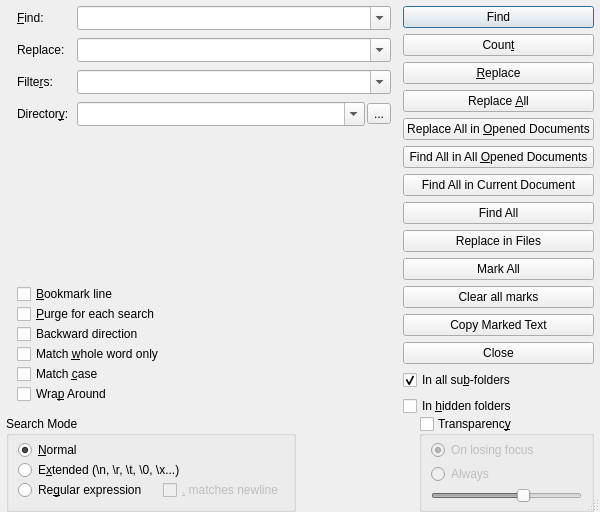
<?xml version="1.0" encoding="UTF-8"?>
<ui version="4.0">
 <class>FindReplaceDialog</class>
 <widget class="QDialog" name="FindReplaceDialog">
  <property name="geometry">
   <rect>
    <x>0</x>
    <y>0</y>
    <width>600</width>
    <height>325</height>
   </rect>
  </property>
  <property name="sizePolicy">
   <sizepolicy hsizetype="Preferred" vsizetype="Preferred">
    <horstretch>0</horstretch>
    <verstretch>0</verstretch>
   </sizepolicy>
  </property>
  <property name="windowTitle">
   <string>Find</string>
  </property>
  <property name="sizeGripEnabled">
   <bool>true</bool>
  </property>
  <layout class="QVBoxLayout" name="verticalLayout_3">
   <property name="spacing">
    <number>6</number>
   </property>
   <property name="leftMargin">
    <number>0</number>
   </property>
   <property name="topMargin">
    <number>0</number>
   </property>
   <property name="rightMargin">
    <number>0</number>
   </property>
   <property name="bottomMargin">
    <number>0</number>
   </property>
   <item>
    <layout class="QGridLayout" name="gridLayout_2">
     <property name="leftMargin">
      <number>6</number>
     </property>
     <property name="rightMargin">
      <number>6</number>
     </property>
     <property name="spacing">
      <number>0</number>
     </property>
     <item row="3" column="0">
      <layout class="QHBoxLayout" name="horizontalLayout_3">
       <item>
        <widget class="QGroupBox" name="searchMode">
         <property name="sizePolicy">
          <sizepolicy hsizetype="MinimumExpanding" vsizetype="Preferred">
           <horstretch>0</horstretch>
           <verstretch>0</verstretch>
          </sizepolicy>
         </property>
         <property name="minimumSize">
          <size>
           <width>0</width>
           <height>0</height>
          </size>
         </property>
         <property name="title">
          <string>Search Mode</string>
         </property>
         <layout class="QVBoxLayout" name="verticalLayout">
          <property name="spacing">
           <number>0</number>
          </property>
          <property name="topMargin">
           <number>4</number>
          </property>
          <item>
           <widget class="QRadioButton" name="radioNormalSearch">
            <property name="enabled">
             <bool>true</bool>
            </property>
            <property name="sizePolicy">
             <sizepolicy hsizetype="MinimumExpanding" vsizetype="Fixed">
              <horstretch>0</horstretch>
              <verstretch>0</verstretch>
             </sizepolicy>
            </property>
            <property name="text">
             <string>&amp;Normal</string>
            </property>
            <property name="checked">
             <bool>true</bool>
            </property>
           </widget>
          </item>
          <item>
           <widget class="QRadioButton" name="radioExtendedSearch">
            <property name="sizePolicy">
             <sizepolicy hsizetype="MinimumExpanding" vsizetype="Fixed">
              <horstretch>0</horstretch>
              <verstretch>0</verstretch>
             </sizepolicy>
            </property>
            <property name="text">
             <string>E&amp;xtended (\n, \r, \t, \0, \x...)</string>
            </property>
           </widget>
          </item>
          <item>
           <layout class="QHBoxLayout" name="horizontalLayout_4">
            <property name="spacing">
             <number>16</number>
            </property>
            <item>
             <widget class="QRadioButton" name="radioRegexSearch">
              <property name="sizePolicy">
               <sizepolicy hsizetype="Minimum" vsizetype="Fixed">
                <horstretch>0</horstretch>
                <verstretch>0</verstretch>
               </sizepolicy>
              </property>
              <property name="text">
               <string>Re&amp;gular expression</string>
              </property>
             </widget>
            </item>
            <item>
             <widget class="QCheckBox" name="checkBoxRegexMatchesNewline">
              <property name="enabled">
               <bool>false</bool>
              </property>
              <property name="sizePolicy">
               <sizepolicy hsizetype="MinimumExpanding" vsizetype="Fixed">
                <horstretch>0</horstretch>
                <verstretch>0</verstretch>
               </sizepolicy>
              </property>
              <property name="text">
               <string>&amp;. matches newline</string>
              </property>
             </widget>
            </item>
           </layout>
          </item>
         </layout>
        </widget>
       </item>
       <item>
        <spacer name="horizontalSpacer">
         <property name="orientation">
          <enum>Qt::Horizontal</enum>
         </property>
         <property name="sizeHint" stdset="0">
          <size>
           <width>40</width>
           <height>20</height>
          </size>
         </property>
        </spacer>
       </item>
      </layout>
     </item>
     <item row="3" column="1" alignment="Qt::AlignRight">
      <widget class="QGroupBox" name="transparency">
       <property name="sizePolicy">
        <sizepolicy hsizetype="Maximum" vsizetype="Preferred">
         <horstretch>0</horstretch>
         <verstretch>0</verstretch>
        </sizepolicy>
       </property>
       <property name="minimumSize">
        <size>
         <width>175</width>
         <height>0</height>
        </size>
       </property>
       <property name="title">
        <string>Transparenc&amp;y</string>
       </property>
       <property name="checkable">
        <bool>true</bool>
       </property>
       <property name="checked">
        <bool>false</bool>
       </property>
       <layout class="QVBoxLayout" name="verticalLayout_2">
        <property name="spacing">
         <number>4</number>
        </property>
        <property name="topMargin">
         <number>4</number>
        </property>
        <property name="bottomMargin">
         <number>4</number>
        </property>
        <item>
         <widget class="QRadioButton" name="radioOnLosingFocus">
          <property name="text">
           <string>On losing focus</string>
          </property>
          <property name="checked">
           <bool>true</bool>
          </property>
         </widget>
        </item>
        <item>
         <widget class="QRadioButton" name="radioAlways">
          <property name="text">
           <string>Always</string>
          </property>
         </widget>
        </item>
        <item>
         <widget class="QSlider" name="horizontalSlider">
          <property name="minimum">
           <number>20</number>
          </property>
          <property name="maximum">
           <number>100</number>
          </property>
          <property name="sliderPosition">
           <number>70</number>
          </property>
          <property name="orientation">
           <enum>Qt::Horizontal</enum>
          </property>
         </widget>
        </item>
       </layout>
      </widget>
     </item>
     <item row="2" column="1">
      <layout class="QVBoxLayout" name="verticalLayout_4">
       <property name="spacing">
        <number>6</number>
       </property>
       <property name="leftMargin">
        <number>12</number>
       </property>
       <property name="topMargin">
        <number>6</number>
       </property>
       <item>
        <widget class="QPushButton" name="buttonFind">
         <property name="text">
          <string>Find</string>
         </property>
         <property name="autoDefault">
          <bool>false</bool>
         </property>
         <property name="default">
          <bool>true</bool>
         </property>
        </widget>
       </item>
       <item>
        <widget class="QPushButton" name="buttonCount">
         <property name="text">
          <string>Coun&amp;t</string>
         </property>
         <property name="autoDefault">
          <bool>false</bool>
         </property>
        </widget>
       </item>
       <item>
        <widget class="QPushButton" name="buttonReplace">
         <property name="text">
          <string>&amp;Replace</string>
         </property>
        </widget>
       </item>
       <item>
        <widget class="QPushButton" name="buttonReplaceAll">
         <property name="text">
          <string>Replace &amp;All</string>
         </property>
        </widget>
       </item>
       <item>
        <widget class="QPushButton" name="buttonReplaceAllInDocuments">
         <property name="text">
          <string>Replace All in &amp;Opened Documents</string>
         </property>
        </widget>
       </item>
       <item>
        <widget class="QPushButton" name="buttonFindAllInDocuments">
         <property name="text">
          <string>Find All in All &amp;Opened Documents</string>
         </property>
         <property name="autoDefault">
          <bool>false</bool>
         </property>
        </widget>
       </item>
       <item>
        <widget class="QPushButton" name="buttonFindAllInCurrent">
         <property name="text">
          <string>Find All in Current Document</string>
         </property>
         <property name="autoDefault">
          <bool>false</bool>
         </property>
        </widget>
       </item>
       <item>
        <widget class="QPushButton" name="buttonFindAllInFiles">
         <property name="text">
          <string>Find All</string>
         </property>
         <property name="autoDefault">
          <bool>false</bool>
         </property>
        </widget>
       </item>
       <item>
        <widget class="QPushButton" name="buttonReplaceInFiles">
         <property name="text">
          <string>Replace in Files</string>
         </property>
         <property name="autoDefault">
          <bool>false</bool>
         </property>
        </widget>
       </item>
       <item>
        <widget class="QPushButton" name="buttonMarkAll">
         <property name="text">
          <string>Mark All</string>
         </property>
         <property name="autoDefault">
          <bool>false</bool>
         </property>
        </widget>
       </item>
       <item>
        <widget class="QPushButton" name="buttonClearAllMarks">
         <property name="text">
          <string>Clear all marks</string>
         </property>
         <property name="autoDefault">
          <bool>false</bool>
         </property>
        </widget>
       </item>
       <item>
        <widget class="QPushButton" name="buttonCopyMarkedText">
         <property name="text">
          <string>Copy Marked Text</string>
         </property>
         <property name="autoDefault">
          <bool>false</bool>
         </property>
        </widget>
       </item>
       <item>
        <widget class="QPushButton" name="buttonClose">
         <property name="text">
          <string>Close</string>
         </property>
         <property name="autoDefault">
          <bool>false</bool>
         </property>
        </widget>
       </item>
       <item>
        <widget class="QCheckBox" name="checkBoxInSubFolders">
         <property name="text">
          <string>In all su&amp;b-folders</string>
         </property>
         <property name="checked">
          <bool>true</bool>
         </property>
        </widget>
       </item>
       <item>
        <widget class="QCheckBox" name="checkBoxInHiddenFolders">
         <property name="text">
          <string>In &amp;hidden folders</string>
         </property>
        </widget>
       </item>
       <item>
        <spacer name="verticalSpacer_2">
         <property name="orientation">
          <enum>Qt::Vertical</enum>
         </property>
         <property name="sizeHint" stdset="0">
          <size>
           <width>20</width>
           <height>40</height>
          </size>
         </property>
        </spacer>
       </item>
      </layout>
     </item>
     <item row="2" column="0">
      <layout class="QVBoxLayout" name="verticalLayout_5" stretch="0,0,0">
       <property name="leftMargin">
        <number>11</number>
       </property>
       <property name="topMargin">
        <number>6</number>
       </property>
       <property name="bottomMargin">
        <number>12</number>
       </property>
       <item>
        <layout class="QFormLayout" name="formLayout">
         <property name="sizeConstraint">
          <enum>QLayout::SetNoConstraint</enum>
         </property>
         <property name="fieldGrowthPolicy">
          <enum>QFormLayout::AllNonFixedFieldsGrow</enum>
         </property>
         <property name="labelAlignment">
          <set>Qt::AlignLeading|Qt::AlignLeft|Qt::AlignVCenter</set>
         </property>
         <property name="formAlignment">
          <set>Qt::AlignJustify|Qt::AlignTop</set>
         </property>
         <property name="horizontalSpacing">
          <number>8</number>
         </property>
         <property name="verticalSpacing">
          <number>8</number>
         </property>
         <item row="0" column="0">
          <widget class="QLabel" name="label">
           <property name="text">
            <string>&amp;Find:</string>
           </property>
           <property name="buddy">
            <cstring>comboFind</cstring>
           </property>
          </widget>
         </item>
         <item row="0" column="1">
          <widget class="QComboBox" name="comboFind">
           <property name="sizePolicy">
            <sizepolicy hsizetype="MinimumExpanding" vsizetype="Fixed">
             <horstretch>0</horstretch>
             <verstretch>0</verstretch>
            </sizepolicy>
           </property>
           <property name="editable">
            <bool>true</bool>
           </property>
           <property name="maxCount">
            <number>10</number>
           </property>
           <property name="insertPolicy">
            <enum>QComboBox::NoInsert</enum>
           </property>
           <property name="sizeAdjustPolicy">
            <enum>QComboBox::AdjustToMinimumContentsLengthWithIcon</enum>
           </property>
          </widget>
         </item>
         <item row="1" column="0">
          <widget class="QLabel" name="labelReplaceWith">
           <property name="enabled">
            <bool>true</bool>
           </property>
           <property name="text">
            <string>Replace:</string>
           </property>
          </widget>
         </item>
         <item row="1" column="1">
          <widget class="QComboBox" name="comboReplace">
           <property name="sizePolicy">
            <sizepolicy hsizetype="MinimumExpanding" vsizetype="Fixed">
             <horstretch>0</horstretch>
             <verstretch>0</verstretch>
            </sizepolicy>
           </property>
           <property name="editable">
            <bool>true</bool>
           </property>
           <property name="maxCount">
            <number>10</number>
           </property>
           <property name="insertPolicy">
            <enum>QComboBox::NoInsert</enum>
           </property>
           <property name="sizeAdjustPolicy">
            <enum>QComboBox::AdjustToMinimumContentsLengthWithIcon</enum>
           </property>
          </widget>
         </item>
         <item row="2" column="0">
          <widget class="QLabel" name="labelFilters">
           <property name="text">
            <string>Filte&amp;rs:</string>
           </property>
           <property name="buddy">
            <cstring>comboFilters</cstring>
           </property>
          </widget>
         </item>
         <item row="2" column="1">
          <widget class="QComboBox" name="comboFilters">
           <property name="sizePolicy">
            <sizepolicy hsizetype="MinimumExpanding" vsizetype="Fixed">
             <horstretch>0</horstretch>
             <verstretch>0</verstretch>
            </sizepolicy>
           </property>
           <property name="editable">
            <bool>true</bool>
           </property>
           <property name="maxCount">
            <number>10</number>
           </property>
           <property name="insertPolicy">
            <enum>QComboBox::NoInsert</enum>
           </property>
           <property name="sizeAdjustPolicy">
            <enum>QComboBox::AdjustToMinimumContentsLengthWithIcon</enum>
           </property>
          </widget>
         </item>
         <item row="3" column="0">
          <widget class="QLabel" name="labelDirectory">
           <property name="text">
            <string>Director&amp;y:</string>
           </property>
           <property name="buddy">
            <cstring>comboDirectory</cstring>
           </property>
          </widget>
         </item>
         <item row="3" column="1">
          <widget class="QWidget" name="directoryWidget" native="true">
           <layout class="QHBoxLayout" name="horizontalLayoutDirectory">
            <property name="spacing">
             <number>2</number>
            </property>
            <property name="leftMargin">
             <number>0</number>
            </property>
            <property name="topMargin">
             <number>0</number>
            </property>
            <property name="rightMargin">
             <number>0</number>
            </property>
            <property name="bottomMargin">
             <number>0</number>
            </property>
            <item>
             <widget class="QComboBox" name="comboDirectory">
              <property name="sizePolicy">
               <sizepolicy hsizetype="MinimumExpanding" vsizetype="Fixed">
                <horstretch>0</horstretch>
                <verstretch>0</verstretch>
               </sizepolicy>
              </property>
              <property name="editable">
               <bool>true</bool>
              </property>
              <property name="maxCount">
               <number>10</number>
              </property>
              <property name="insertPolicy">
               <enum>QComboBox::NoInsert</enum>
              </property>
              <property name="sizeAdjustPolicy">
               <enum>QComboBox::AdjustToMinimumContentsLengthWithIcon</enum>
              </property>
             </widget>
            </item>
            <item>
             <widget class="QToolButton" name="buttonBrowseDirectory">
              <property name="text">
               <string notr="true">...</string>
              </property>
             </widget>
            </item>
           </layout>
          </widget>
         </item>
        </layout>
       </item>
       <item>
        <spacer name="verticalSpacer">
         <property name="orientation">
          <enum>Qt::Vertical</enum>
         </property>
         <property name="sizeHint" stdset="0">
          <size>
           <width>20</width>
           <height>40</height>
          </size>
         </property>
        </spacer>
       </item>
       <item>
        <layout class="QVBoxLayout" name="verticalLayout_6">
         <property name="spacing">
          <number>0</number>
         </property>
         <item>
          <widget class="QCheckBox" name="checkBoxBookmarkLine">
           <property name="text">
            <string>&amp;Bookmark line</string>
           </property>
          </widget>
         </item>
         <item>
          <widget class="QCheckBox" name="checkBoxPurgeForEachSearch">
           <property name="text">
            <string>&amp;Purge for each search</string>
           </property>
          </widget>
         </item>
         <item>
          <widget class="QCheckBox" name="checkBoxBackwardsDirection">
           <property name="text">
            <string>Backward direction</string>
           </property>
          </widget>
         </item>
         <item>
          <widget class="QCheckBox" name="checkBoxMatchWholeWord">
           <property name="text">
            <string>Match &amp;whole word only</string>
           </property>
          </widget>
         </item>
         <item>
          <widget class="QCheckBox" name="checkBoxMatchCase">
           <property name="text">
            <string>Match &amp;case</string>
           </property>
          </widget>
         </item>
         <item>
          <widget class="QCheckBox" name="checkBoxWrapAround">
           <property name="text">
            <string>Wra&amp;p Around</string>
           </property>
          </widget>
         </item>
        </layout>
       </item>
      </layout>
     </item>
    </layout>
   </item>
  </layout>
 </widget>
 <tabstops>
  <tabstop>comboFind</tabstop>
  <tabstop>comboReplace</tabstop>
  <tabstop>comboFilters</tabstop>
  <tabstop>comboDirectory</tabstop>
  <tabstop>buttonBrowseDirectory</tabstop>
  <tabstop>radioNormalSearch</tabstop>
  <tabstop>radioExtendedSearch</tabstop>
  <tabstop>radioRegexSearch</tabstop>
  <tabstop>checkBoxRegexMatchesNewline</tabstop>
  <tabstop>buttonFind</tabstop>
  <tabstop>buttonCount</tabstop>
  <tabstop>buttonReplace</tabstop>
  <tabstop>buttonReplaceAll</tabstop>
  <tabstop>buttonReplaceAllInDocuments</tabstop>
  <tabstop>buttonFindAllInDocuments</tabstop>
  <tabstop>buttonFindAllInCurrent</tabstop>
  <tabstop>buttonFindAllInFiles</tabstop>
  <tabstop>buttonReplaceInFiles</tabstop>
  <tabstop>checkBoxInSubFolders</tabstop>
  <tabstop>checkBoxInHiddenFolders</tabstop>
  <tabstop>buttonMarkAll</tabstop>
  <tabstop>buttonClearAllMarks</tabstop>
  <tabstop>buttonCopyMarkedText</tabstop>
  <tabstop>buttonClose</tabstop>
  <tabstop>transparency</tabstop>
  <tabstop>radioOnLosingFocus</tabstop>
  <tabstop>radioAlways</tabstop>
  <tabstop>horizontalSlider</tabstop>
 </tabstops>
 <resources/>
 <connections/>
</ui>
